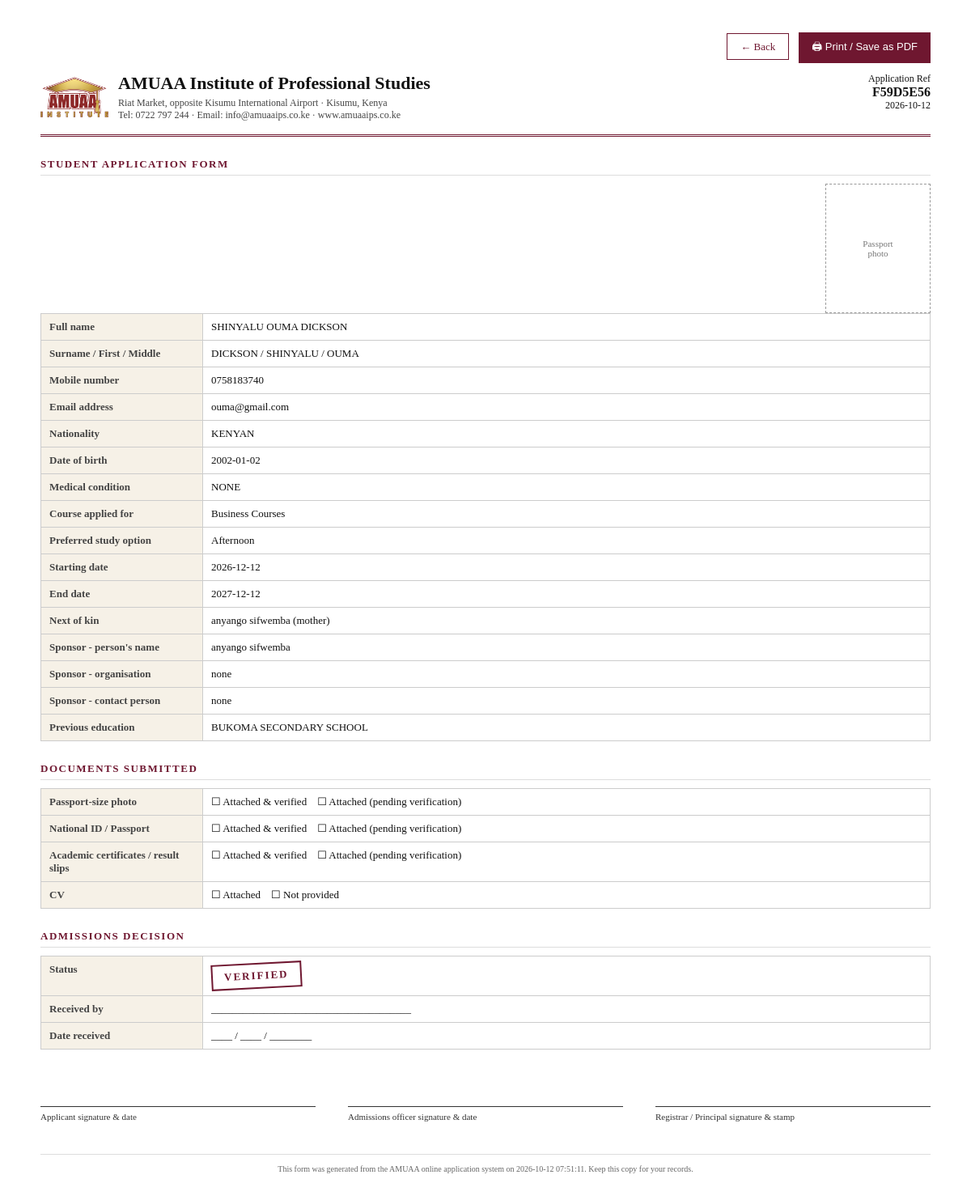
The app's page /admin/application/f59d5e5607b14eefb7708aede364d48f/print (signed in) with its own data.
### tables this page shows
CREATE TABLE applications (
            id                 TEXT PRIMARY KEY,
            full_name          TEXT NOT NULL,
            email              TEXT NOT NULL,
            phone              TEXT NOT NULL,
            course             TEXT NOT NULL,
            study_mode         TEXT NOT NULL,
            previous_education TEXT,
            status             TEXT NOT NULL DEFAULT 'pending',
            notes              TEXT,
            created_at         TEXT NOT NULL
        , academic_year TEXT, admission_number TEXT, admitted_at TEXT, registration_paid INTEGER NOT NULL DEFAULT 0, registration_paid_at TEXT, student_password_hash TEXT, student_initial_password TEXT, must_change_password INTEGER NOT NULL DEFAULT 0, surname TEXT, middle_name TEXT, first_name TEXT, nationality TEXT, date_of_birth TEXT, medical_condition TEXT, start_date TEXT, end_date TEXT, next_of_kin_name TEXT, next_of_kin_relationship TEXT, sponsor_name TEXT, sponsor_organisation TEXT, sponsor_contact_person TEXT, student_status TEXT NOT NULL DEFAULT 'active', current_period TEXT);

### blueprints/admin/applications.py (the view)
@admin_bp.route("/application/<application_id>/print")
@login_required
def print_application(application_id):
    auto = request.args.get("auto") == "1"
    with get_db() as db:
        application = db.execute(
            "SELECT * FROM applications WHERE id = ?", (application_id,)
        ).fetchone()
        if not application:
            abort(404)
    return render_template(
        "print_application.html",
        application=application,
        auto_print=auto,
    )

### database.py (called while the page is built)
@contextmanager
def get_db():
    conn = sqlite3.connect(DB_PATH, timeout=30.0)
    conn.row_factory = sqlite3.Row
    conn.execute("PRAGMA journal_mode = WAL")
    conn.execute("PRAGMA foreign_keys = ON")
    try:
        yield conn
        conn.commit()
    except Exception:
        conn.rollback()
        raise
    finally:
        conn.close()

### utils.py (called while the page is built)
def login_required(f):
    @wraps(f)
    def wrapper(*args, **kwargs):
        if not session.get("admin_logged_in"):
            flash("Please log in to access the admin area.", "warning")
            return redirect(url_for("admin.login"))
        return f(*args, **kwargs)
    return wrapper

### templates/print_application.html (shortened to what this page needs)
<!DOCTYPE html>
<html lang="en">
<head>
</head>
<body>
    <div class="print-toolbar">
        <a href="{{ url_for('admin.application_detail', application_id=application.id) }}">← Back</a>
        <button onclick="window.print()">🖨 Print / Save as PDF</button>
    </div>
    <div class="header">
        <div style="display:flex;align-items:center;gap:12px">
            <img src="{{ url_for('public.assets', filename='AMUAA-IPS-LOGO-2026.png') }}" alt="AMUAA logo" style="width:84px;height:50px;object-fit:contain">
            <div>
                <h1>AMUAA Institute of Professional Studies</h1>
                <p>Riat Market, opposite Kisumu International Airport · Kisumu, Kenya</p>
                <p>Tel: 0722 797 244 · Email: info@amuaaips.co.ke · www.amuaaips.co.ke</p>
            </div>
        </div>
        <div class="ref-box">
            <span>Application Ref</span>
            <strong>{{ application.id[:8]|upper }}</strong>
            <span>{{ application.created_at[:10] }}</span>
        </div>
    </div>
    <h2>Student Application Form</h2>
    <div class="photo-box">Passport<br>photo</div>
    <table>
        <tr>
            <td class="label">Full name</td>
            <td>{{ application.full_name }}</td>
        </tr>
        <tr>
            <td class="label">Surname / First / Middle</td>
            <td>{{ application.surname or '—' }} / {{ application.first_name or '—' }} / {{ application.middle_name or '—' }}</td>
        </tr>
        <tr>
            <td class="label">Mobile number</td>
            <td>{{ application.phone }}</td>
        </tr>
        <tr>
            <td class="label">Email address</td>
            <td>{{ application.email }}</td>
        </tr>
        <tr>
            <td class="label">Nationality</td>
            <td>{{ application.nationality or '—' }}</td>
        </tr>
        <tr>
            <td class="label">Date of birth</td>
            <td>{{ application.date_of_birth or '—' }}</td>
        </tr>
        <tr>
            <td class="label">Medical condition</td>
            <td>{{ application.medical_condition or '—' }}</td>
        </tr>
        <tr>
            <td class="label">Course applied for</td>
            <td>{{ application.course }}</td>
        </tr>
        <tr>
            <td class="label">Preferred study option</td>
            <td>{{ application.study_mode }}</td>
        </tr>
        <tr>
            <td class="label">Starting date</td>
            <td>{{ application.start_date or '—' }}</td>
        </tr>
        <tr>
            <td class="label">End date</td>
            <td>{{ application.end_date or '—' }}</td>
        </tr>
        <tr>
            <td class="label">Next of kin</td>
            <td>{{ application.next_of_kin_name or '—' }}{% if application.next_of_kin_relationship %} ({{ application.next_of_kin_relationship }}){% endif %}</td>
        </tr>
        <tr>
            <td class="label">Sponsor - person's name</td>
            <td>{{ application.sponsor_name or '—' }}</td>
        </tr>
        <tr>
            <td class="label">Sponsor - organisation</td>
            <td>{{ application.sponsor_organisation or '—' }}</td>
        </tr>
        <tr>
            <td class="label">Sponsor - contact person</td>
            <td>{{ application.sponsor_contact_person or '—' }}</td>
        </tr>
        <tr>
            <td class="label">Previous education</td>
            <td>{{ application.previous_education or '—' }}</td>
        </tr>
    </table>
    <h2>Documents submitted</h2>
    <table>
        <tr>
            <td class="label">Passport-size photo</td>
            <td>☐ Attached &amp; verified &nbsp;&nbsp; ☐ Attached (pending verification)</td>
        </tr>
        <tr>
            <td class="label">National ID / Passport</td>
            <td>☐ Attached &amp; verified &nbsp;&nbsp; ☐ Attached (pending verification)</td>
        </tr>
        <tr>
            <td class="label">Academic certificates / result slips</td>
            <td>☐ Attached &amp; verified &nbsp;&nbsp; ☐ Attached (pending verification)</td>
        </tr>
        <tr>
            <td class="label">CV</td>
            <td>☐ Attached &nbsp;&nbsp; ☐ Not provided</td>
        </tr>
    </table>
    <h2>Admissions decision</h2>
    <table>
        <tr>
            <td class="label">Status</td>
            <td><span class="status-stamp">{{ application.status }}</span></td>
        </tr>
        <tr>
            <td class="label">Received by</td>
            <td>______________________________________</td>
        </tr>
        <tr>
            <td class="label">Date received</td>
            <td>____ / ____ / ________</td>
        </tr>
    </table>
    <div class="signatures">
        <div class="sig-line">Applicant signature &amp; date</div>
        <div class="sig-line">Admissions officer signature &amp; date</div>
        <div class="sig-line">Registrar / Principal signature &amp; stamp</div>
    </div>
    <div class="footer-note">
        This form was generated from the AMUAA online application system on
        {{ application.created_at[:19].replace('T',' ') }}. Keep this copy for your records.
    </div>
</body>
</html>

### templates/print_application.html (style rules this page uses)
* { box-sizing: border-box; }
body { font-family: "Georgia", "Times New Roman", serif; color: #111; margin: 0; padding: 40px 50px; background: #fff; }
.header { border-bottom: 3px double #6f1730; padding-bottom: 16px; margin-bottom: 26px; display: flex; justify-content: space-between; align-items: flex-start; }
.header h1 { font-size: 22px; margin: 0 0 4px; }
.header p { margin: 0; font-size: 12px; color: #444; }
.ref-box { text-align: right; font-size: 12px; }
.ref-box strong { font-size: 16px; display: block; }
h2 { font-size: 13px; text-transform: uppercase; letter-spacing: 1.5px; color: #6f1730; margin: 26px 0 10px; border-bottom: 1px solid #ddd; padding-bottom: 5px; }
table { width: 100%; border-collapse: collapse; font-size: 13px; }
table td { padding: 8px 10px; border: 1px solid #ccc; vertical-align: top; }
table td.label { background: #f6f1e7; width: 200px; font-weight: bold; color: #444; }
.photo-box { width: 130px; height: 160px; border: 1px dashed #999; display: flex; align-items: center; justify-content: center; font-size: 11px; color: #777; text-align: center; float: right; margin-left: 20px; }
.signatures { margin-top: 70px; display: flex; justify-content: space-between; gap: 40px; }
.sig-line { flex: 1; border-top: 1px solid #333; padding-top: 6px; font-size: 11px; color: #333; }
.status-stamp { display: inline-block; padding: 6px 14px; border: 2px solid #6f1730; color: #6f1730; font-weight: bold; font-size: 13px; letter-spacing: 2px; text-transform: uppercase; transform: rotate(-3deg); }
.footer-note { margin-top: 40px; font-size: 10px; color: #666; text-align: center; border-top: 1px solid #ddd; padding-top: 12px; }
.print-toolbar { text-align: right; margin-bottom: 12px; }
.print-toolbar button, .print-toolbar a { padding: 8px 16px; background: #6f1730; color: #fff; border: 0; cursor: pointer; font-size: 13px; text-decoration: none; margin-left: 8px; }
.print-toolbar a { background: #fff; color: #6f1730; border: 1px solid #6f1730; }

### records on screen
applications: created_at "2026-10-12", full_name "SHINYALU OUMA DICKSON", surname "DICKSON", first_name "SHINYALU", middle_name "OUMA", phone "0758183740", email "ouma@gmail.com", nationality "KENYAN", date_of_birth "2002-01-02", medical_condition "NONE", course "Business Courses", study_mode "Afternoon", start_date "2026-12-12", end_date "2027-12-12", next_of_kin_name "anyango sifwemba", next_of_kin_relationship "mother", sponsor_name "anyango sifwemba", sponsor_organisation "none", sponsor_contact_person "none", previous_education "BUKOMA SECONDARY SCHOOL", status "VERIFIED", created_at "2026-10-12 07:51:11"

### other values on screen
{{ application.id[:8]|upper }} "F59D5E56"
